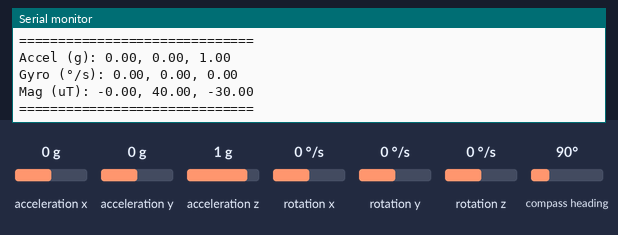
Simulated run of this sketch. Board: Arduino Mega 2560, built with avr-gcc and run on an emulated ATmega2560. Parts: the last lines printed to the serial monitor. The inputs (shaded band) are chosen by the test bench; at power-on: acceleration x 0 g, acceleration y 0 g, acceleration z 1 g, rotation x 0 °/s, rotation y 0 °/s, rotation z 0 °/s, compass heading 90°.

Above: at 1.2 s.
1.3 s: acceleration x set to -1.4 g
2.8 s: acceleration y set to -1.4 g
4.3 s: acceleration z set to -1.4 g
5.8 s: rotation x set to -192 °/s
At 6.9 s:
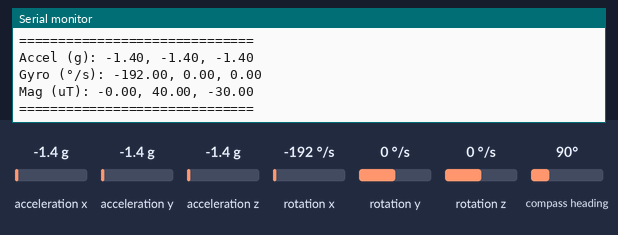
7.3 s: rotation y set to -192 °/s
At 8.0 s:
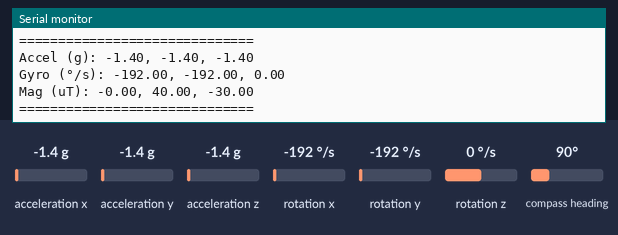

Measured:
- after the input at 5.8 s, the serial monitor: prints a new line after 0.65 s (image 1)
- after the input at 7.3 s, the serial monitor: prints a new line after 0.23 s (image 2)

The sketch:

I2C_biblioteca.ino
```cpp
/*
| MPU-9250 | Arduino Mega 2560 |
| -------- | ----------------- |
| VCC      | 3.3V ou 5V        |
| GND      | GND               |
| SDA      | Pin 20 (SDA)      |
| SCL      | Pin 21 (SCL)      |

Monitor baudrate: 115200
*/

#include <MPU9250_asukiaaa.h>
#include <Wire.h>

MPU9250_asukiaaa mySensor;

void setup() {
  Serial.begin(9600);
  Wire.begin(); // Inicia I2C nos pinos 20 (SDA) e 21 (SCL) do Mega
  mySensor.setWire(&Wire);
  mySensor.beginAccel();
  mySensor.beginGyro();
  mySensor.beginMag();

  Serial.println("MPU9250 iniciado\n\n");
}

void loop() {
  mySensor.accelUpdate();
  mySensor.gyroUpdate();
  mySensor.magUpdate();

  Serial.print("Accel (g): ");
  Serial.print(mySensor.accelX(), 2); Serial.print(", ");
  Serial.print(mySensor.accelY(), 2); Serial.print(", ");
  Serial.println(mySensor.accelZ(), 2);

  Serial.print("Gyro (°/s): ");
  Serial.print(mySensor.gyroX(), 2); Serial.print(", ");
  Serial.print(mySensor.gyroY(), 2); Serial.print(", ");
  Serial.println(mySensor.gyroZ(), 2);

  Serial.print("Mag (uT): ");
  Serial.print(mySensor.magX(), 2); Serial.print(", ");
  Serial.print(mySensor.magY(), 2); Serial.print(", ");
  Serial.println(mySensor.magZ(), 2);
  Serial.println("==============================");
  delay(1000);

}
```
